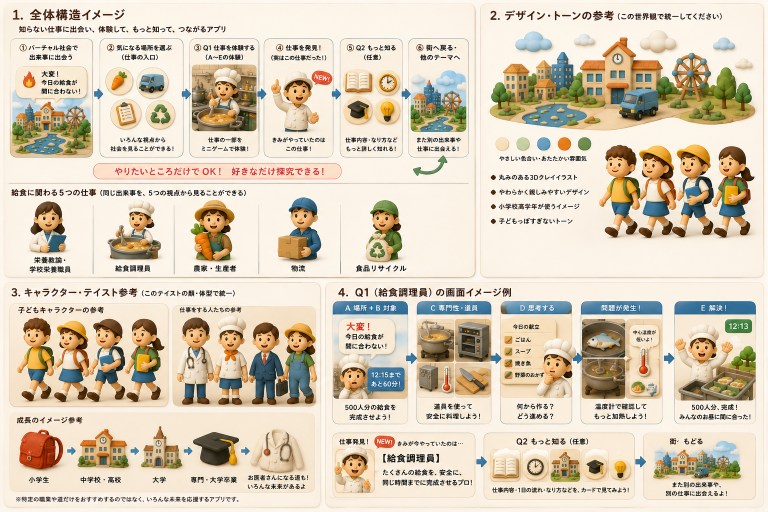
#> input picture assets-source/board1.png, 1536 x 1024 px (shown at 1/2 size)
$ python asset-postprocess.py ../../../assets-source/board1.png ../../../assets-source/board2.png ../../../assets-source/board2.png 5 5 1.0
#> lines starting #> are read from the running program, lines starting #| are printed output that depends on the picture
#!/usr/bin/env python3
"""Post-process a generated PNG into a game master asset (Ver.2 lunch pipeline).
   - verifies/creates transparency (keys a flat white backdrop if the generator ignored alpha)
   - trims to the content bounding box, pads to the target aspect with margin, resizes to master size
   - keeps the raw generation for provenance
   usage: asset-postprocess.py <in.png> <out.png> <raw-keep.png> <W> <H> [margin=0.08]
   prints one JSON line with the checks."""
import json, sys, shutil
from PIL import Image, ImageChops

src, out, keep, W, H = sys.argv[1], sys.argv[2], sys.argv[3], int(sys.argv[4]), int(sys.argv[5])
margin = float(sys.argv[6]) if len(sys.argv) > 6 else 0.08
im = Image.open(src).convert("RGBA")
res = {"src_size": im.size}
#> res = {'src_size': (1536, 1024)}
a = im.getchannel("A")
#> a: PIL image 1536x1024 L; every value is 255
corners = [a.getpixel((0, 0)), a.getpixel((im.width - 1, 0)), a.getpixel((0, im.height - 1)), a.getpixel((im.width - 1, im.height - 1))]
#> corners = [255, 255, 255, 255]
res["alpha_corners"] = corners
if max(corners) > 8:
    # generator ignored alpha: key out the near-white backdrop
    rgb = im.convert("RGB")
#> rgb is the input picture: PIL image 1536x1024 RGB; mean R, G, B 217, 204.6, 184.2
    px = rgb.load(); ap = a.load()
    for y in range(im.height):
        for x in range(im.width):
            r, g, b = px[x, y]
            m = min(r, g, b)
            if m > 245: ap[x, y] = 0
            elif m > 225: ap[x, y] = int((245 - m) / 20 * 255)
    im.putalpha(a)
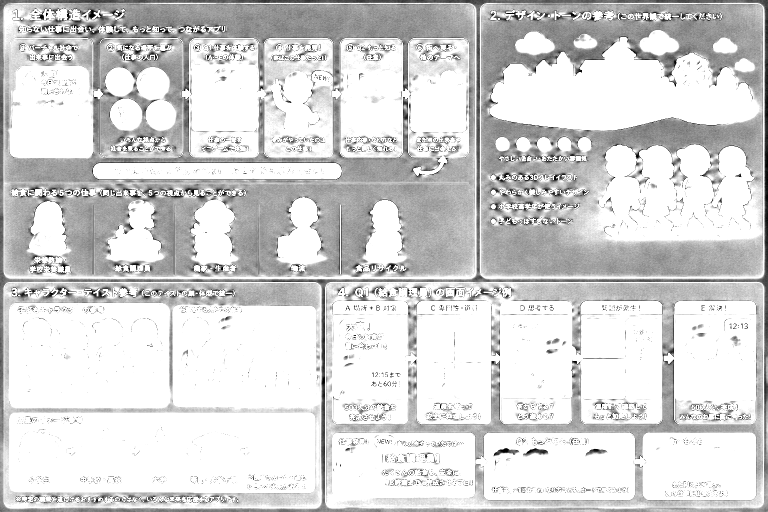
#> a: PIL image 1536x1024 L (shown at 1/2 size); min 0, max 255, mean 213.2
    res["keyed_white"] = True
else:
    res["keyed_white"] = False
bbox = im.getchannel("A").point(lambda v: 255 if v > 10 else 0).getbbox()
#> bbox = (0, 0, 1536, 1024)
res["content_bbox"] = bbox
if not bbox:
    print(json.dumps({**res, "ok": False, "error": "empty image"})); sys.exit(1)
content = im.crop(bbox)
# pad to target aspect with margin
cw, ch = content.size
#> cw = 1536; ch = 1024
tw, th = W, H
scale = min((tw * (1 - 2 * margin)) / cw, (th * (1 - 2 * margin)) / ch)
#> scale = -0.00488
nw, nh = max(1, round(cw * scale)), max(1, round(ch * scale))
#> nw = 1; nh = 1
content = content.resize((nw, nh), Image.LANCZOS)
canvas = Image.new("RGBA", (tw, th), (0, 0, 0, 0))
canvas.paste(content, ((tw - nw) // 2, (th - nh) // 2), content)
shutil.copyfile(src, keep)
canvas.save(out, "PNG", optimize=True)
fill = (nw * nh) / (tw * th)
#> fill = 0.04
res.update({"ok": True, "out": out, "out_size": [tw, th], "content_fill": round(fill, 3)})
print(json.dumps(res))
#| {"src_size": [1536, 1024], "alpha_corners": [255, 255, 255, 255], "keyed_white": true, "content_bbox": [0, 0, 1536, 1024], "ok": true, "out": "../../../assets-source/board2.png", "out_size": [5, 5], "content_fill": 0.04}

$ run again, on assets-source/board3.png
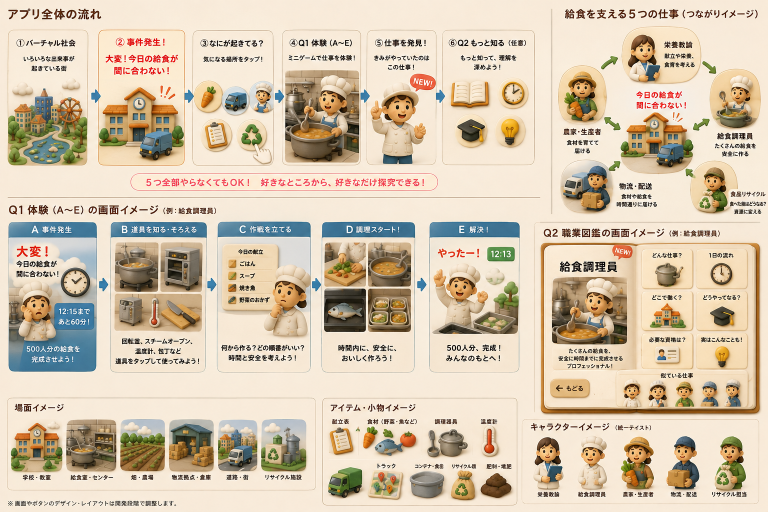
#> input picture assets-source/board3.png, 1536 x 1024 px (shown at 1/2 size)
#> corners = [255, 255, 255, 255]
#> rgb is the input picture: PIL image 1536x1024 RGB; mean R, G, B 212.7, 197.3, 174.9
#> `im.putalpha(a)`:
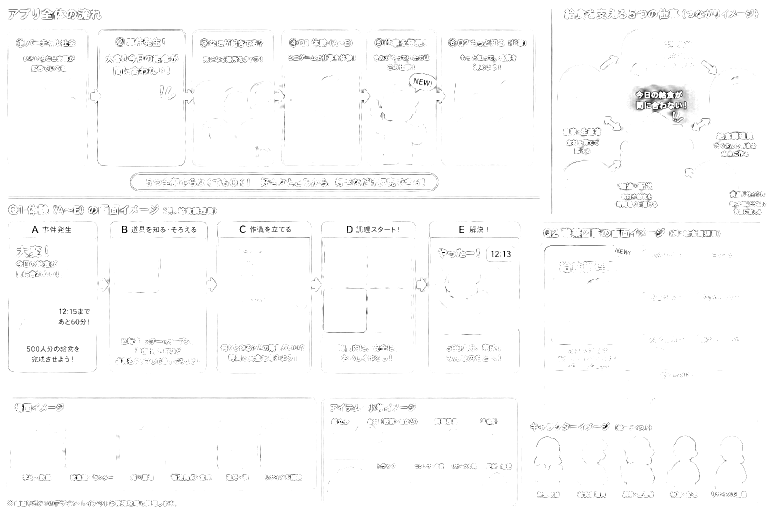
#> a: PIL image 1536x1024 L (shown at 1/2 size); min 0, max 255, mean 251.2
#> bbox = (0, 0, 1536, 1024)
#| {"src_size": [1536, 1024], "alpha_corners": [255, 255, 255, 255], "keyed_white": true, "content_bbox": [0, 0, 1536, 1024], "ok": true, "out": "../../../assets-source/board3.png", "out_size": [5, 5], "content_fill": 0.04}

$ run again, on assets-source/contact-sheet.png
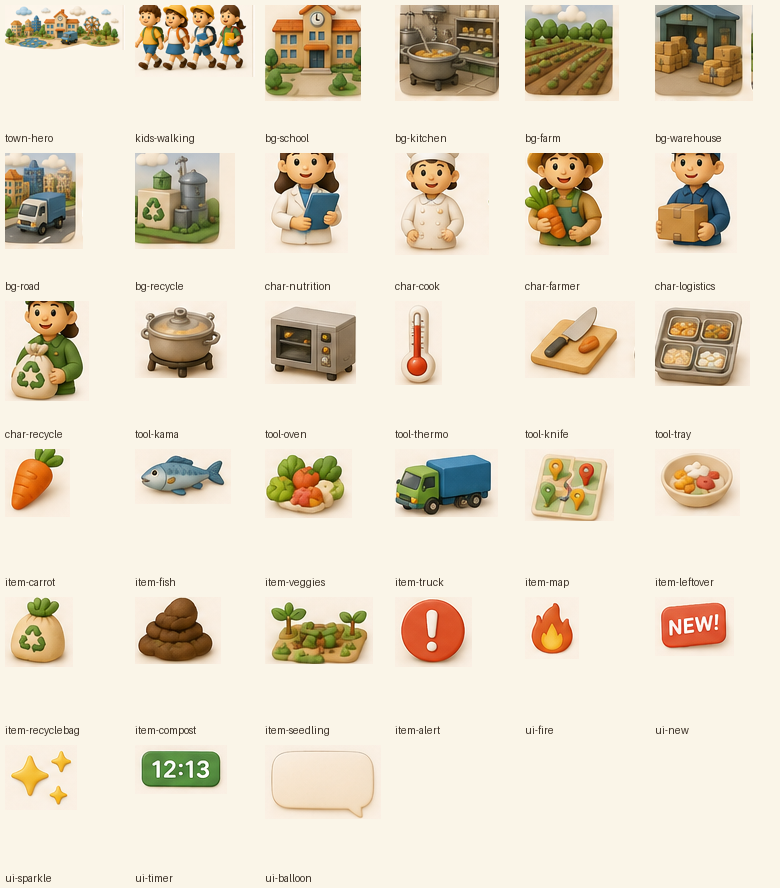
#> input picture assets-source/contact-sheet.png, 780 x 888 px
#> corners = [255, 255, 255, 255]
#> rgb is the input picture: PIL image 780x888 RGB; mean R, G, B 229.2, 219.1, 199.7
#> `im.putalpha(a)`:
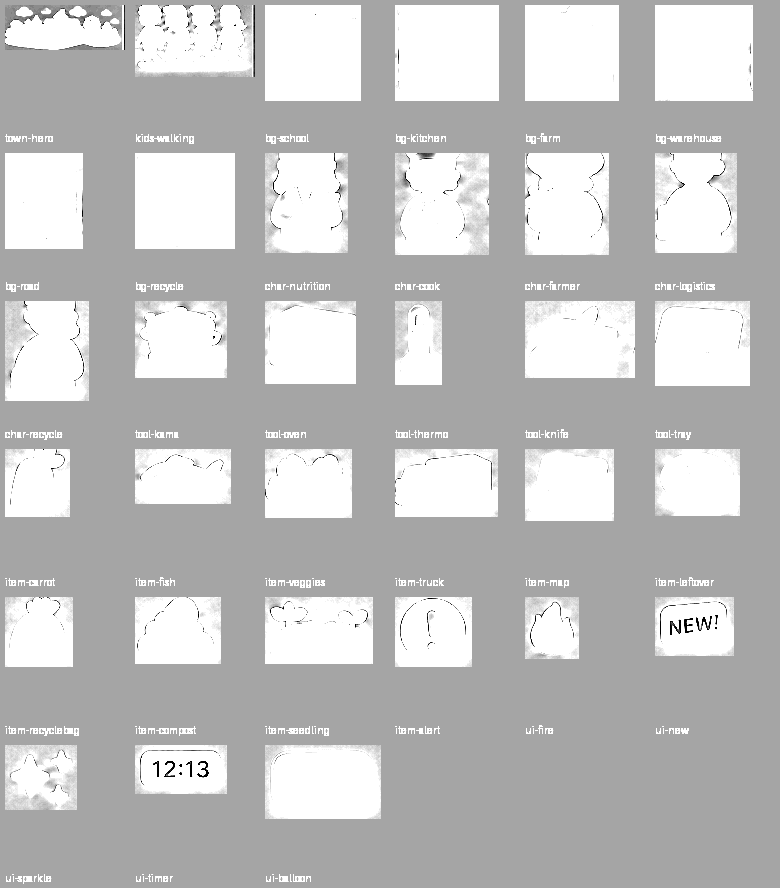
#> a: PIL image 780x888 L; min 0, max 255, mean 193.3
#> bbox = (0, 0, 780, 888)
#> (printed output is left out)
